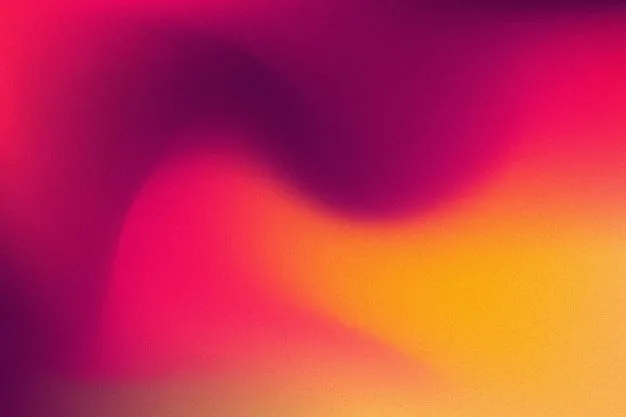
#> input picture img.png, 626 x 417 px, found by its file name; the run also reads 1 picture not shown here
$ python vector_space.py   (older library calls are emulated)
#> lines starting #> are read from the running program, lines starting #| are printed output that depends on the picture
"""
vector_room_based_method_2rosy.py

2-RoSy (orientation-only) vector field on a raster grid with relaxed boundary
alignment, inspired by Maharik et al., "Digital Micrography" (SIGGRAPH 2011).

Differences from the original prototype:
- Field is represented as an angle theta in [0, pi) (2-RoSy symmetry: v and -v
  are equivalent). All smoothing and blending are done in circular space.
- Boundary relaxation decides if the field near a contour should align with the
  boundary tangent or be perpendicular to it, based on curvature and simple
  spatial coherence.

Dependencies:
  - numpy
  - opencv-python (cv2)
  - scikit-image (skimage)
  - matplotlib (for visualization)

Inputs (next to this script by default):
  - img.png            (RGB or grayscale raster image)
  - segmentation.png   (uint labels) — or .npy, .tif supported via skimage

Outputs:
  - vector_field_2rosy.npy            (H, W, 2) float32 of unit vectors
  - vector_field_2rosy_preview.png    (visualization)
  - boundary_alignment_labels.png     (optional visualization; 0=tangent,1=perp)

Usage:
  python vector_room_based_method_2rosy.py
"""
from __future__ import annotations

import os
import math
from typing import Tuple, Optional

import numpy as np
import cv2
from skimage import io as skio
from skimage import img_as_float32
from skimage.util import img_as_ubyte


# ==========================
# Utility helpers
# ==========================

def _ensure_gray(img: np.ndarray) -> np.ndarray:
    """Convert BGR/RGB to single-channel float32 in [0,1]."""
    if img.ndim == 3:
        gray = cv2.cvtColor(img, cv2.COLOR_RGB2GRAY)
    else:
        gray = img
    gray = img_as_float32(gray)
    return gray


def _normalize_vectors(vx: np.ndarray, vy: np.ndarray, eps: float = 1e-6) -> Tuple[np.ndarray, np.ndarray]:
    mag = np.sqrt(vx * vx + vy * vy)
    mag = np.maximum(mag, eps)
    return vx / mag, vy / mag


def _masked_gaussian_blur(arr: np.ndarray, mask: np.ndarray, ksize: int = 0, sigma: float = 2.0) -> np.ndarray:
    """Gaussian blur with masked normalized convolution to avoid region bleeding."""
    mask_f = mask.astype(np.float32)
    arr_ = arr * mask_f
    blurred = cv2.GaussianBlur(arr_, (ksize, ksize), sigmaX=sigma, sigmaY=sigma, borderType=cv2.BORDER_REPLICATE)
    norm = cv2.GaussianBlur(mask_f, (ksize, ksize), sigmaX=sigma, sigmaY=sigma, borderType=cv2.BORDER_REPLICATE)
    norm = np.maximum(norm, 1e-6)
    out = blurred / norm
    out[mask == 0] = 0.0
    return out


def _distance_weight(d: np.ndarray, sigma: float) -> np.ndarray:
    """Gaussian falloff weight from boundary distance (1 near boundary, ->0 inside)."""
    return np.exp(-(d.astype(np.float32) ** 2) / (2.0 * (sigma ** 2)))


# ==========================
# Angle (2-RoSy) utilities
# ==========================

def angle_normalize_pi(theta: np.ndarray) -> np.ndarray:
    """Normalize angles to [0, pi)."""
    return np.mod(theta, 2* np.pi)


def vectors_to_angle_mod_pi(tx: np.ndarray, ty: np.ndarray) -> np.ndarray:
    theta = np.arctan2(ty, tx)
    # collapse 2*pi to pi periodicity (2-RoSy): map theta and theta+pi
    return angle_normalize_pi(theta)


def angle_to_vector(theta: np.ndarray) -> Tuple[np.ndarray, np.ndarray]:
    return np.cos(theta).astype(np.float32), np.sin(theta).astype(np.float32)


# [7 lines left out: function circular_blend_angles, not called in this run]


def smooth_angles_within_regions(seg: np.ndarray, theta: np.ndarray, iters: int = 2, sigma: float = 1.5) -> np.ndarray:
    """Iteratively smooth an angle field by blurring cos/sin under region masks."""
    labels = np.unique(seg)
    masks = {lab: (seg == lab) for lab in labels}
    th = theta.copy()
    for _ in range(max(1, iters)):
        c = np.cos(th).astype(np.float32)
        s = np.sin(th).astype(np.float32)
        c_blur = np.zeros_like(c)
        s_blur = np.zeros_like(s)
        for lab, m in masks.items():
            if not np.any(m):
                continue
            c_blur[m] = _masked_gaussian_blur(c, m, ksize=0, sigma=sigma)[m]
            s_blur[m] = _masked_gaussian_blur(s, m, ksize=0, sigma=sigma)[m]
        th = angle_normalize_pi(np.arctan2(s_blur, c_blur))
    return th


# ==========================
# Core stages (2-RoSy)
# ==========================

def compute_image_gradient_tangent_angle(gray: np.ndarray, method: str = "sobel", ksize: int = 3) -> Tuple[np.ndarray, np.ndarray, np.ndarray]:
    """Compute tangent direction from image gradients; return (theta, grad_mag, (gx,gy))."""

    gray = cv2.blur(gray, (11, 11))
    gray = cv2.blur(gray, (11, 11))
    gray = cv2.blur(gray, (11, 11))
    gray = cv2.blur(gray, (11, 11))
    gray = cv2.blur(gray, (11, 11))
    gray = cv2.blur(gray, (11, 11))
    gray = cv2.blur(gray, (11, 11))
    gray = cv2.blur(gray, (11, 11))
    gray = cv2.blur(gray, (7, 7))
    gray = cv2.blur(gray, (5, 5))
    gray = cv2.GaussianBlur(gray, (7, 7), sigmaX=2.0, sigmaY=2.0, borderType=cv2.BORDER_REPLICATE)
    gray = cv2.GaussianBlur(gray, (5, 5), sigmaX=2.0, sigmaY=2.0, borderType=cv2.BORDER_REPLICATE)
    gray = cv2.GaussianBlur(gray, (5, 5), sigmaX=2.0, sigmaY=2.0, borderType=cv2.BORDER_REPLICATE)
    #gray = cv2.bilateralFilter(gray, 5, 75, 75, borderType=cv2.BORDER_REPLICATE)
    #gray = cv2.bilateralFilter(gray, 5, 75, 75, borderType=cv2.BORDER_REPLICATE)
    cv2.imshow("gray_blurred", gray)

    if method == "scharr":
        gx = cv2.Scharr(gray, cv2.CV_32F, 1, 0)
        gy = cv2.Scharr(gray, cv2.CV_32F, 0, 1)
    else:
        gx = cv2.Sobel(gray, cv2.CV_32F, 1, 0, ksize=ksize)
        gy = cv2.Sobel(gray, cv2.CV_32F, 0, 1, ksize=ksize)

    # tangent is perpendicular to gradient
    gx = cv2.blur(gx, (11, 11))
    gy = cv2.blur(gy, (11, 11))
    gx = cv2.blur(gx, (11, 11))
    gx = cv2.blur(gx, (11, 11))
    gy = cv2.blur(gy, (11, 11))
    gx = cv2.blur(gx, (11, 11))
    gy = cv2.blur(gy, (11, 11))
    gx = cv2.blur(gx, (11, 11))
    gy = cv2.blur(gy, (11, 11))
    gx = cv2.blur(gx, (11, 11))
    gy = cv2.blur(gy, (11, 11))
    gy = cv2.blur(gy, (11, 11)) #try opencv example i saw online that had clean lenna

    gx = cv2.GaussianBlur(gx, (7, 7), sigmaX=2.0, sigmaY=2.0, borderType=cv2.BORDER_REPLICATE)
    gy = cv2.GaussianBlur(gy, (7, 7), sigmaX=2.0, sigmaY=2.0, borderType=cv2.BORDER_REPLICATE)
    tx = -gy
    ty = gx
    cv2.imshow("gx", gx)
    cv2.imshow("gy", gy)
    tx, ty = _normalize_vectors(tx, ty)
    cv2.imshow("tx", tx)
    cv2.imshow("ty", ty)
    theta = vectors_to_angle_mod_pi(tx, ty)

    grad_mag = np.sqrt(gx * gx + gy * gy)
    cv2.imshow("theta", theta / (2 * np.pi))
    return theta, grad_mag, (gx, gy)


def boundary_geometry_for_region(region_mask: np.ndarray, dist_sigma: float = 6.0, boundary_band: float = 3.0):
    """Compute distance, inward normals, tangent/normal angles, weights and a boundary band mask."""
    reg_u8 = (region_mask.astype(np.uint8) * 255)
    dist = cv2.distanceTransform(reg_u8, distanceType=cv2.DIST_L2, maskSize=3)

    gx = cv2.Sobel(dist, cv2.CV_32F, 1, 0, ksize=3)
    gy = cv2.Sobel(dist, cv2.CV_32F, 0, 1, ksize=3)
    nx, ny = _normalize_vectors(gx, gy)  # inward normal

    tx_b = -ny
    ty_b = nx
    tx_b, ty_b = _normalize_vectors(tx_b, ty_b)

    theta_t = vectors_to_angle_mod_pi(tx_b, ty_b)
    theta_n = angle_normalize_pi(theta_t + np.pi * 0.5)

    w_b = _distance_weight(dist, sigma=dist_sigma)
    band = dist <= boundary_band

    # curvature estimate: divergence of normalized normals
    dnx_dx = cv2.Sobel(nx, cv2.CV_32F, 1, 0, ksize=3)
    dny_dy = cv2.Sobel(ny, cv2.CV_32F, 0, 1, ksize=3)
    curvature = np.abs(dnx_dx + dny_dy)

    return {
        "dist": dist,
        "nx": nx,
        "ny": ny,
        "theta_t": theta_t,
        "theta_n": theta_n,
        "w_b": w_b,
        "band": band & region_mask,
        "curvature": curvature,
    }


# [41 lines left out: function decide_boundary_alignment, not called in this run]


def blend_field_with_boundary_relaxation(
    seg: np.ndarray,
    theta_grad: np.ndarray,
    grad_mag: np.ndarray,
    boundary_dist_sigma: float = 6.0,
    boundary_band: float = 3.0,
) -> Tuple[np.ndarray, Optional[np.ndarray]]:
    """For each region, compute boundary geometry + labels and blend orientations.

    Returns the blended angle field (theta) and an optional label map where
    0=tangent (blue), 1=perpendicular (red) on boundary pixels (else 255).
    """
    h, w = seg.shape
    theta_out = theta_grad.copy()
    label_vis = np.full((h, w), 255, np.uint8)

    all_mask = np.zeros_like(seg, bool)
    blended_sum_c = np.cos(theta_out)
    blended_sum_s = np.sin(theta_out)
    weight_accum = np.ones_like(theta_out)

    labels = np.unique(seg)
    for lab in labels:
        region = (seg == lab)
        if not np.any(region):
            continue
        geom = boundary_geometry_for_region(region, dist_sigma=boundary_dist_sigma, boundary_band=boundary_band)

        # boundary alignment labels only for band
        band = geom["band"]
        if not np.any(band):
            continue
        labels_bp_full = decide_boundary_alignment(geom["curvature"], grad_mag)
        labels_bp = labels_bp_full[band]

        # create a full-size label map for visualization
        label_vis[band] = labels_bp * 1  # 0 or 1

        # target angles on band: choose tangent or normal
        theta_target = geom["theta_t"].copy()
        theta_target[band] = np.where(labels_bp == 0, geom["theta_t"][band], geom["theta_n"][band])

        # blend with weight that decays from boundary inward
        w = geom['w_b'] * region.astype(np.float32)
        blended_sum_c += np.cos(theta_target)*w
        blended_sum_s += np.sin(theta_target)*w
        weight_accum += w
        all_mask |= region

    theta_out = angle_normalize_pi(np.arctan2(blended_sum_s/weight_accum, blended_sum_c/weight_accum))
    theta_out[~all_mask] = theta_grad[~all_mask]
    return theta_out,label_vis


def suppress_singularities_angles(theta: np.ndarray, window: int = 5, var_thresh_deg: float = 75.0) -> np.ndarray:
    """Detect high-variance zones and replace with local circular mean (2-RoSy)."""
    c = np.cos(theta)
    s = np.sin(theta)

    k = window | 1
    kernel = np.ones((k, k), np.float32)
    n = cv2.filter2D(np.ones_like(c), -1, kernel, borderType=cv2.BORDER_REFLECT)

    mc = cv2.filter2D(c, -1, kernel, borderType=cv2.BORDER_REFLECT) / n
    ms = cv2.filter2D(s, -1, kernel, borderType=cv2.BORDER_REFLECT) / n

    R = np.sqrt(mc**2 + ms**2)
    circ_std = np.sqrt(-2.0 * np.log(np.clip(R, 1e-6, 1.0)))
    thr = np.deg2rad(var_thresh_deg) / math.sqrt(2.0)

    unstable = circ_std > thr
    theta_out = theta.copy()
    theta_out[unstable] = np.arctan2(ms[unstable], mc[unstable])
    return angle_normalize_pi(theta_out)


# ==========================
# I/O and visualization
# ==========================

def load_inputs(image_path: str, seg_path: str) -> Tuple[np.ndarray, np.ndarray, np.ndarray]:
    if not os.path.exists(image_path):
        raise FileNotFoundError(f"Image not found: {image_path}")

    img_bgr = cv2.imread(image_path, cv2.IMREAD_COLOR)
    cv2.imshow("img_bgr", img_bgr)
    if img_bgr is None:
        raise RuntimeError(f"Failed to read image: {image_path}")

    gray = _ensure_gray(img_bgr)
    cv2.imshow("gray", gray)

    if seg_path.lower().endswith('.npy'):
        seg = np.load(seg_path)
    else:
        seg_img = skio.imread(seg_path)
        if seg_img.ndim > 2:
            seg_img = seg_img[..., 0]
        seg = seg_img.astype(np.int32)

    if seg.shape != gray.shape:
        raise ValueError(f"Segmentation shape {seg.shape} does not match image {gray.shape}")

    return img_bgr, gray, seg


def orientation_colormap(theta: np.ndarray) -> np.ndarray:
    """Map theta in [0,pi) to HSV wheel (OpenCV range)."""
    h = (theta / np.pi) * 179.0  # 0..179
    hsv = np.zeros((*theta.shape, 3), np.float32)
    hsv[..., 0] = h.astype(np.float32)
    hsv[..., 1] = 255.0
    hsv[..., 2] = 255.0
    bgr = cv2.cvtColor(hsv.astype(np.uint8), cv2.COLOR_HSV2BGR)
    return bgr


def colorize_alignment_labels(labels: np.ndarray) -> np.ndarray:
    """0=tangent (blue), 1=perpendicular (red), 255=unset (black)."""
    out = np.zeros((labels.shape[0], labels.shape[1], 3), np.uint8)
    # blue for tangent
    out[labels == 0] = (255, 0, 0)
    # red for perpendicular
    out[labels == 1] = (0, 0, 255)
    return out


def visualize_quiver_overlay(
    img_bgr: np.ndarray,
    tx: np.ndarray,
    ty: np.ndarray,
    step: int = 12,
    alpha: float = 0.65,
    color=(0, 255, 255),   # BGR
    thickness: int = 1,
    tip_length: float = 0.3,
    max_len: float | None = None,  # pixels, optional clamp
) -> np.ndarray:
    """
    Draw a quiver-style overlay using OpenCV only.

    img_bgr: HxWx3 uint8
    tx, ty: HxW float (or int) vectors (x and y components in pixels)
    step: sampling stride
    alpha: blending factor for overlay
    """
    if img_bgr.ndim != 3 or img_bgr.shape[2] != 3:
        raise ValueError("img_bgr must be HxWx3 BGR image")
    if tx.shape != ty.shape:
        raise ValueError("tx and ty must have the same shape")
    h, w = tx.shape
    if img_bgr.shape[0] != h or img_bgr.shape[1] != w:
        raise ValueError("img_bgr spatial size must match tx/ty")

    # Overlay to draw on
    overlay = img_bgr.copy()

    # Sample grid points
    ys = np.arange(0, h, step, dtype=np.int32)
    xs = np.arange(0, w, step, dtype=np.int32)

    # Compute a reasonable scale so arrows are visible:
    # use a robust magnitude statistic from sampled vectors.
    U = tx[np.ix_(ys, xs)].astype(np.float32)
    V = ty[np.ix_(ys, xs)].astype(np.float32)
    mag = np.sqrt(U * U + V * V).ravel()

    # If the field is mostly zeros, just return blended copy (no arrows)
    nonzero = mag[mag > 1e-6]
    if nonzero.size == 0:
        return img_bgr.copy()

    # Target arrow length (in pixels) for a "typical" vector
    # (tweakable, but works well for optical-flow-like fields)
    typical = np.percentile(nonzero, 90)  # robust "large-ish" magnitude
    target_len = 0.8 * step               # arrows roughly comparable to grid spacing
    scale = target_len / (typical + 1e-6)

    # Optional clamp for max arrow length
    if max_len is None:
        max_len = 2.0 * step

    # Draw arrows
    for y in ys:
        for x in xs:
            u = float(tx[y, x]) * scale
            v = float(ty[y, x]) * scale

            # Clamp length to avoid giant arrows
            L = (u * u + v * v) ** 0.5
            if L < 1e-3:
                continue
            if L > max_len:
                s = max_len / L
                u *= s
                v *= s

            x2 = int(round(x + u))
            y2 = int(round(y + v))
            cv2.arrowedLine(
                overlay,
                (x, y),
                (x2, y2),
                color,
                thickness=thickness,
                tipLength=tip_length,
                line_type=cv2.LINE_AA,
            )

    # Blend overlay with original
    out = cv2.addWeighted(img_bgr, 1.0 - alpha, overlay, alpha, 0.0)
    return out


# ==========================
# Main pipeline
# ==========================

def compute_2rosy_field(
    img_gray: np.ndarray,
    seg: np.ndarray,
    grad_method: str = "sobel",
    grad_ksize: int = 3,
    boundary_dist_sigma: float = 6.0,
    boundary_band: float = 3.0,
    smooth_iters: int = 2,
    smooth_sigma: float = 1.5,
    do_singularity_suppress: bool = True,
    singularity_window: int = 5,
    singularity_var_deg: float = 75.0,
) -> Tuple[np.ndarray, Optional[np.ndarray]]:
    """Return (theta_final, label_vis) where theta is in [0,pi)."""

    img_gray = cv2.GaussianBlur(img_gray, (5, 5), sigmaX=1.0, sigmaY=1.0, borderType=cv2.BORDER_REPLICATE)
    # 1) interior cue: gradient tangent (angle)
    theta_g, grad_mag, gradients = compute_image_gradient_tangent_angle(img_gray, method=grad_method, ksize=grad_ksize)

    # 2) boundary relaxation and blending
    theta_b, label_vis = blend_field_with_boundary_relaxation(
        seg,
        theta_grad=theta_g,
        grad_mag=grad_mag,
        boundary_dist_sigma=boundary_dist_sigma,
        boundary_band=boundary_band,
    )

    # 3) smoothing by circular averaging within regions
    theta_s = smooth_angles_within_regions(seg, theta_b, iters=smooth_iters, sigma=smooth_sigma)

    # 4) optional singularity suppression (angle version)
    if do_singularity_suppress:
        theta_s = suppress_singularities_angles(theta_s, window=singularity_window, var_thresh_deg=singularity_var_deg)

    theta_s = angle_normalize_pi(theta_s)
    return theta_g, label_vis, gradients


def main(
    image_path: str = "img.png",
    seg_path: str = "segmentation.png",
    out_npy: str = "vector_field_2rosy.npy",
    out_preview: str = "vector_field_2rosy_preview.png",
    out_labels: str = "boundary_alignment_labels.png",
):
    img_bgr, gray, seg = load_inputs(image_path, seg_path)
#> in load_inputs, img_bgr is the input picture: shape (417, 626, 3); mean B, G, R 75, 53.3, 195.4
#> in load_inputs, `seg_img = skio.imread(seg_path)`: seg_img: shape (417, 626); every value is 0
#> in load_inputs, `seg = seg_img.astype(np.int32)`: seg: shape (417, 626) int32; every value is 0

    theta, label_vis, gradients = compute_2rosy_field(
        gray,
        seg,
        grad_method="sobel",
        grad_ksize=5,
        boundary_dist_sigma=8.0,
        boundary_band=3.0,
        smooth_iters=2,
        smooth_sigma=1.5,
        do_singularity_suppress=True,
        singularity_window=5,
        singularity_var_deg=75.0,
    )
#> in compute_image_gradient_tangent_angle, `gx = cv2.Sobel(gray, cv2.CV_32F, 1, 0, ksize=ksize)`:
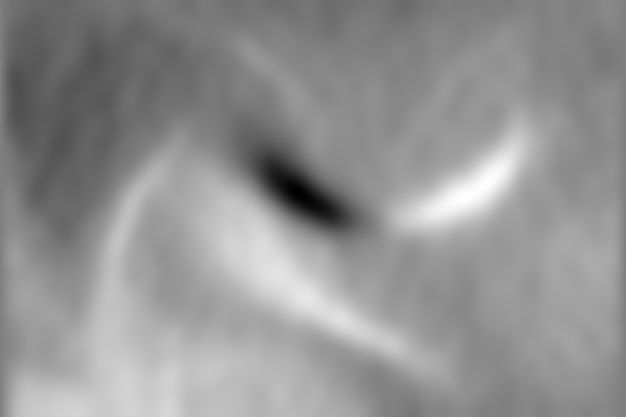
#> gx: shape (417, 626) float32; min -0.308, max 0.31, mean 0.0479; drawn with min black and max white
#> in compute_image_gradient_tangent_angle, `gy = cv2.Sobel(gray, cv2.CV_32F, 0, 1, ksize=ksize)`:
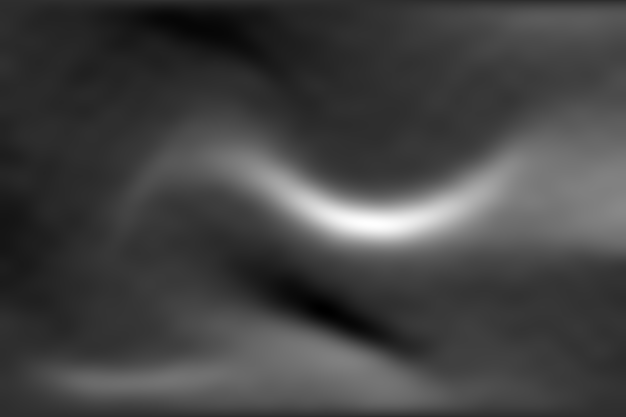
#> gy: shape (417, 626) float32; min -0.198, max 0.887, mean 0.0889; drawn with min black and max white
#> in _normalize_vectors, `mag = np.sqrt(vx * vx + vy * vy)`:
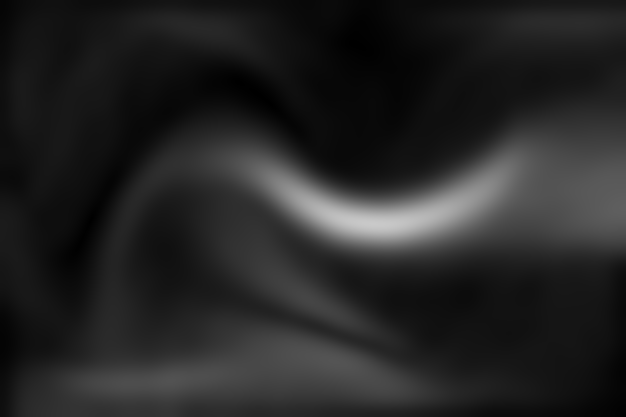
#> mag: shape (417, 626) float32; min 0.000328, max 0.789, mean 0.148
#> in compute_image_gradient_tangent_angle, `tx, ty = _normalize_vectors(tx, ty)`:
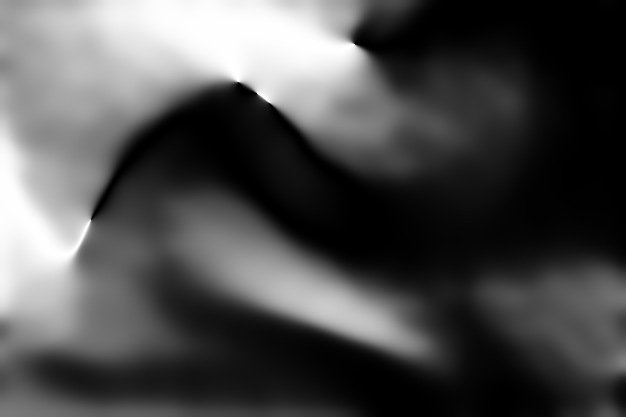
#> tx: shape (417, 626) float32; min -1, max 1, mean -0.39; drawn with min black and max white
#> in compute_image_gradient_tangent_angle, `tx, ty = _normalize_vectors(tx, ty)`:
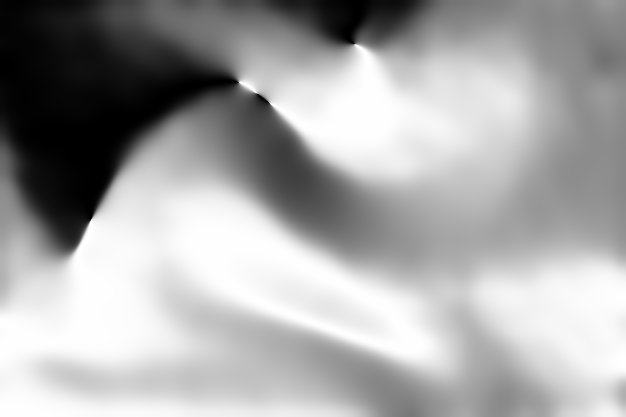
#> ty: shape (417, 626) float32; min -1, max 1, mean 0.308; drawn with min black and max white
#> in vectors_to_angle_mod_pi, `theta = np.arctan2(ty, tx)`:
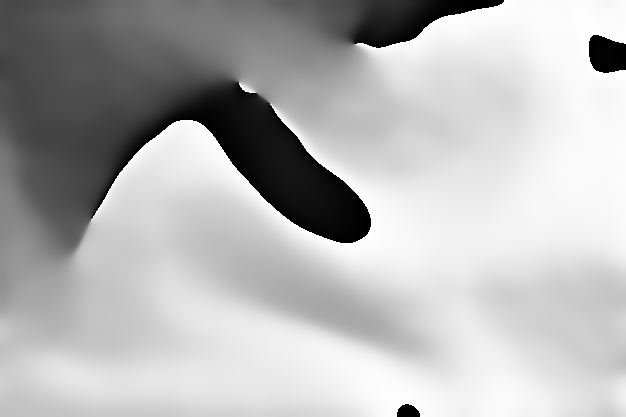
#> theta: shape (417, 626) float32; min -3.14, max 3.14, mean 1.33; drawn with min black and max white
#> in angle_normalize_pi, `return np.mod(theta, 2* np.pi)`:
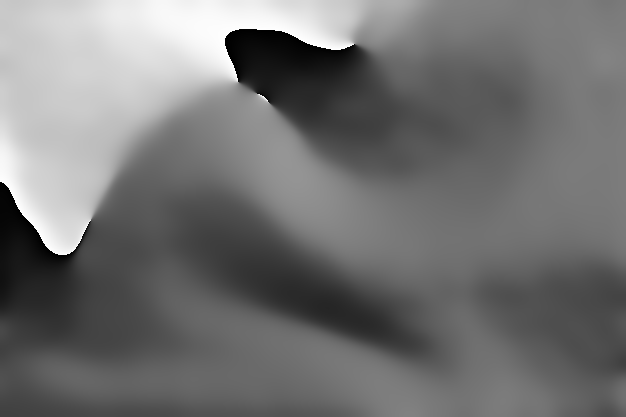
#> returned value: shape (417, 626) float32; min 6.02e-05, max 6.28, mean 2.84; drawn with min black and max white
#> in blend_field_with_boundary_relaxation, `labels = np.unique(seg)`: labels = [0]
#> the loop in blend_field_with_boundary_relaxation, `for lab in labels:` made 1 pass
#> in smooth_angles_within_regions, `masks = {lab: (seg == lab) for lab in labels}`: masks = 1 item

    # Save vector map (H,W,2) using 2-RoSy orientation (cos,sin)
    gx, gy = gradients
    tx = -gy
    ty = gx
    cv2.imshow("tx2", tx)
    cv2.imshow("ty2", ty)
    vec = np.stack([tx, ty], axis=-1).astype(np.float32)
    np.save(out_npy, vec)
    cv2.imshow("theta2", theta / np.pi)
    # Visualization: orientation color + quiver
    orient_bgr = orientation_colormap(theta)
    color_overlay = cv2.addWeighted(img_bgr, 0.0, orient_bgr, 0.5, 0.0)

    quiver_overlay = visualize_quiver_overlay(img_bgr, tx, ty, step=max(8, min(img_bgr.shape[:2]) // 80), alpha=0.7)
#> in visualize_quiver_overlay, `mag = np.sqrt(U * U + V * V).ravel()`: mag = 4187 values, max 0.789 at index 2259, min 0.00278 at index 519, mean 0.146
#> in visualize_quiver_overlay, `nonzero = mag[mag > 1e-6]`: nonzero has the same summary as mag
#> in visualize_quiver_overlay, `typical = np.percentile(nonzero, 90)  # robust "large-ish" magnitude`: typical = 0.299
#> in visualize_quiver_overlay, `scale = target_len / (typical + 1e-6)`: scale = 21.38

    preview = np.vstack([color_overlay, quiver_overlay])
    cv2.imwrite(out_preview, preview)

    cv2.waitKey(0)

    if label_vis is not None:
        cv2.imwrite(out_labels, colorize_alignment_labels(label_vis))

    print(f"Saved 2-RoSy field to {out_npy} and preview to {out_preview}")
    if label_vis is not None:
        print(f"Saved boundary alignment labels to {out_labels}")


if __name__ == "__main__":
    main()
